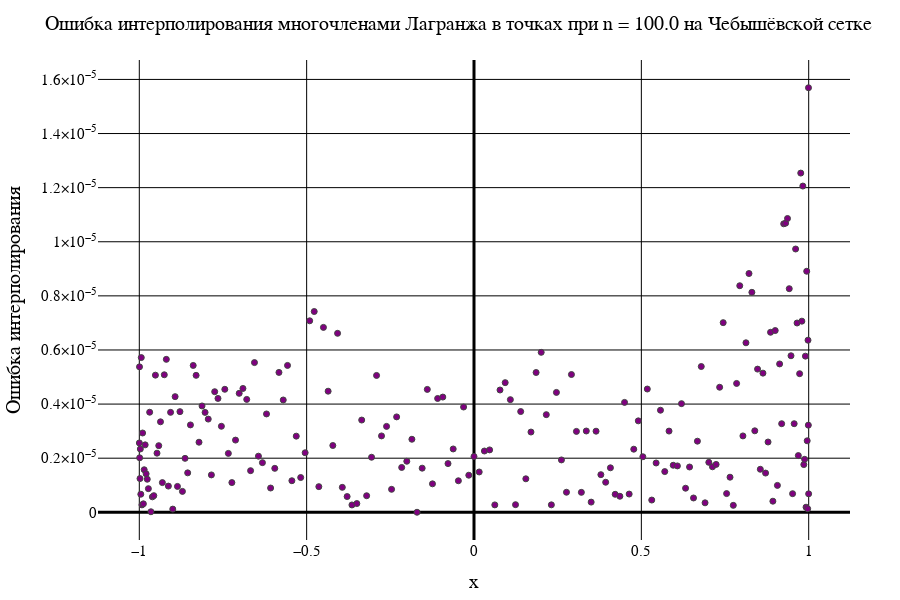

Notebook source saved alongside this figure:
### Code cell
data2[2]

### Figure 1 — Plotly figure (JSON) as saved in the notebook; plotly's stock layout.template omitted (floating-point values rounded to 4 significant figures; data arrays with more than 128 entries replaced by an {"elided": "..."} marker saying what was removed)
{"data": [{"marker": {"color": "purple", "line": {"width": 1}, "showline": true}, "mode": "markers", "type": "scatter", "x": {"elided": "201 float values"}, "y": {"elided": "201 float values"}}], "layout": {"coloraxis": {"outlinecolor": "black"}, "font": {"color": "black", "family": "Times New Roman"}, "height": 600, "margin": {"b": 50, "l": 50, "r": 50, "t": 60}, "paper_bgcolor": "white", "plot_bgcolor": "white", "title": {"autosize": false, "font": {"color": "black", "family": "Times New Roman", "size": 20}, "paper_bgcolor": "red", "text": "Ошибка интерполирования многочленами Лагранжа в точках при n = 100.0 на Чебышёвской сетке"}, "width": 900, "xaxis": {"color": "black", "gridcolor": "black", "gridwidth": 1, "tickfont": {"size": 15}, "title": {"font": {"color": "black", "family": "Times New Roman", "size": 20}, "text": "x"}, "zerolinecolor": "black", "zerolinewidth": 3}, "yaxis": {"exponentformat": "power", "gridcolor": "black", "gridwidth": 1, "tickfont": {"size": 15}, "title": {"font": {"color": "black", "family": "Times New Roman", "size": 20}, "text": "Ошибка интерполирования"}, "zerolinecolor": "black", "zerolinewidth": 3}}}
